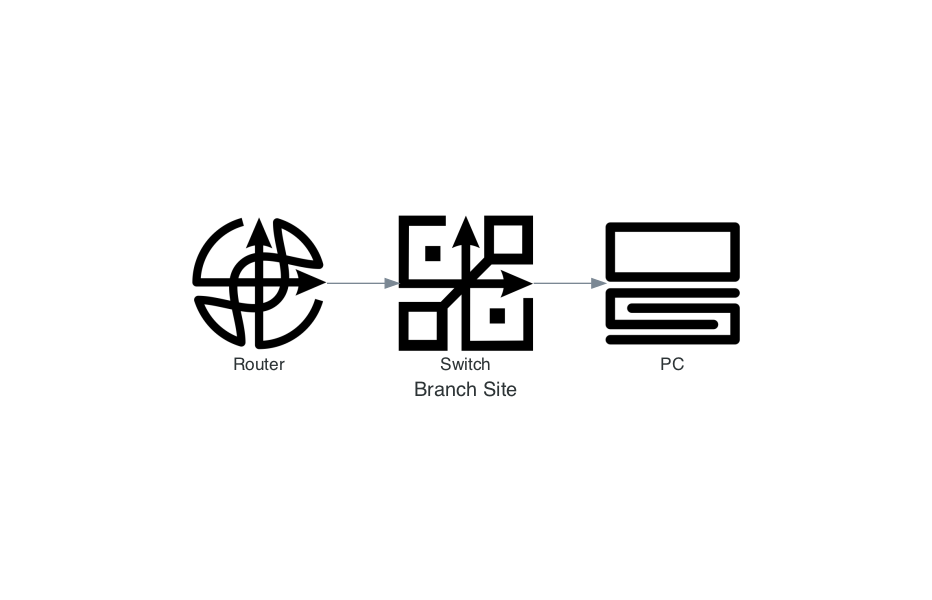

Reproduce this figure in Python.
# diagram.py
from diagrams import Diagram
from diagrams.custom import Custom


with Diagram("Branch Site", show=False):
    router = Custom("Router", "./generic-icons/router.jpg")
    switch = Custom("Switch", "./generic-icons/switch 01.jpg")
    pc = Custom("PC", "./generic-icons/host.jpg")

    router >> switch >> pc
